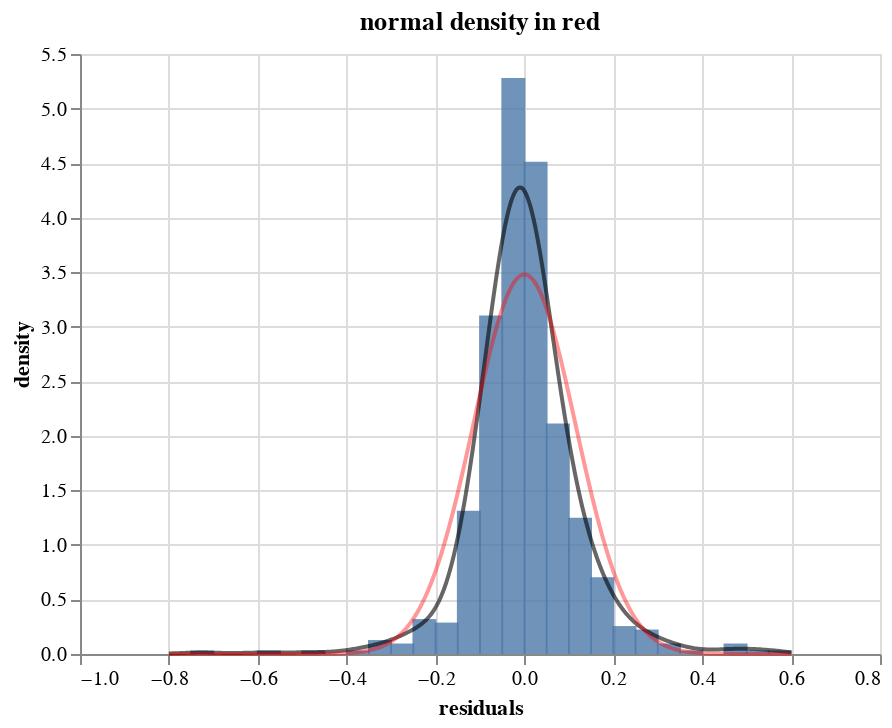

Notebook source saved alongside this figure:
### Code cell
pdf_df = pd.DataFrame({'residual': np.linspace(-0.8, 0.6, 500)})
pdf_df['density'] = norm.pdf(pdf_df.residual, loc = 0, scale = resid_se)

normal_density = alt.Chart(pdf_df).mark_line(
    color = 'red',
    opacity = 0.4
).encode(
    y = 'density', 
    x = 'residual'
)

(hist + smooth + normal_density).properties(title = 'normal density in red')

### Figure 1 — Vega-Lite specification as saved in the notebook (floating-point values rounded to 4 significant figures; data arrays with more than 128 entries replaced by an {"elided": "..."} marker saying what was removed)
{"config": {"view": {"continuousWidth": 400, "continuousHeight": 300}}, "layer": [{"mark": {"type": "bar", "opacity": 0.8, "size": 12}, "encoding": {"x": {"type": "quantitative", "field": "binshift", "title": "residuals"}, "y": {"type": "quantitative", "field": "density"}}, "transform": [{"bin": {"step": 0.05}, "field": "residuals", "as": "bin"}, {"aggregate": [{"op": "count", "as": "Count"}], "groupby": ["bin"]}, {"calculate": "datum.Count/(0.05*625)", "as": "density"}, {"calculate": "datum.bin + 0.025", "as": "binshift"}]}, {"mark": {"type": "line", "color": "black", "opacity": 0.6}, "encoding": {"x": {"type": "quantitative", "field": "residuals"}, "y": {"type": "quantitative", "field": "density"}}, "transform": [{"density": "residuals", "bandwidth": 0.05, "extent": [-0.8, 0.6], "steps": 500, "as": ["residuals", "density"]}]}, {"data": {"name": "data-6bffa9f114bbd36fdec9070ff3042fe0"}, "mark": {"type": "line", "color": "red", "opacity": 0.4}, "encoding": {"x": {"type": "quantitative", "field": "residual"}, "y": {"type": "quantitative", "field": "density"}}}], "data": {"name": "data-2927f12d98bf0f64f4263e0fd1298fe6"}, "title": "normal density in red", "$schema": "https://vega.github.io/schema/vega-lite/v4.8.1.json", "datasets": {"data-2927f12d98bf0f64f4263e0fd1298fe6": {"elided": "625 records"}, "data-6bffa9f114bbd36fdec9070ff3042fe0": {"elided": "500 records"}}}
